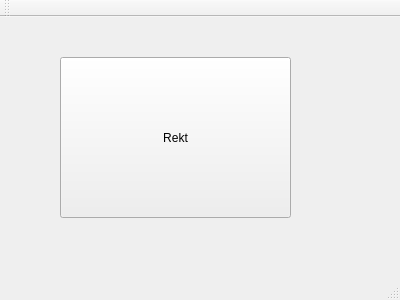
<?xml version="1.0" encoding="UTF-8"?>
<ui version="4.0">
 <class>Splashwindow</class>
 <widget class="QMainWindow" name="Splashwindow">
  <property name="geometry">
   <rect>
    <x>0</x>
    <y>0</y>
    <width>400</width>
    <height>300</height>
   </rect>
  </property>
  <property name="windowTitle">
   <string>Splashwindow</string>
  </property>
  <widget class="QWidget" name="centralWidget">
   <widget class="QPushButton" name="pushButton">
    <property name="geometry">
     <rect>
      <x>60</x>
      <y>40</y>
      <width>231</width>
      <height>161</height>
     </rect>
    </property>
    <property name="text">
     <string>Rekt</string>
    </property>
   </widget>
  </widget>
  <widget class="QMenuBar" name="menuBar">
   <property name="geometry">
    <rect>
     <x>0</x>
     <y>0</y>
     <width>400</width>
     <height>26</height>
    </rect>
   </property>
  </widget>
  <widget class="QToolBar" name="mainToolBar">
   <attribute name="toolBarArea">
    <enum>TopToolBarArea</enum>
   </attribute>
   <attribute name="toolBarBreak">
    <bool>false</bool>
   </attribute>
  </widget>
  <widget class="QStatusBar" name="statusBar"/>
 </widget>
 <layoutdefault spacing="6" margin="11"/>
 <resources/>
 <connections/>
</ui>
